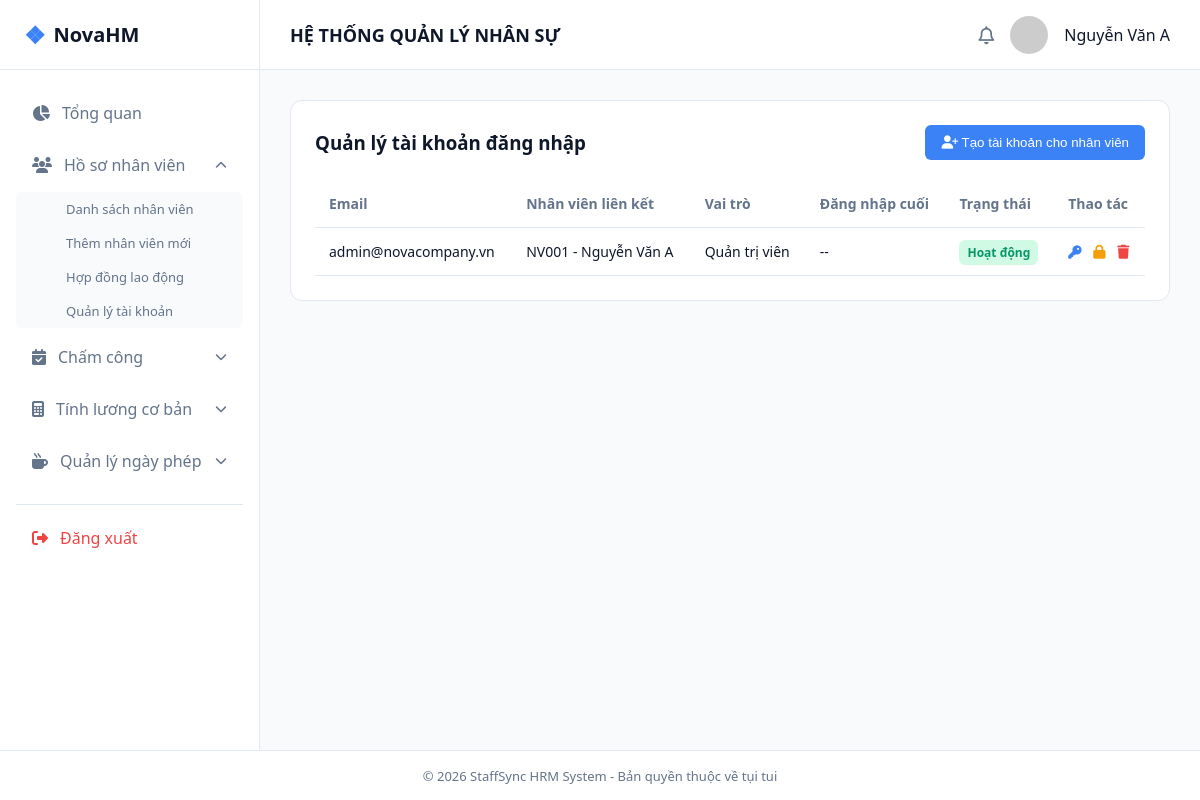
Page /taikhoan.php (signed in) on the committed database.
### tables this page shows
CREATE TABLE nguoi_dung (
    id            INT AUTO_INCREMENT PRIMARY KEY,
    id_nv         INT NULL,                  
    email         VARCHAR(100) NOT NULL UNIQUE,
    mat_khau_hash VARCHAR(255) NOT NULL,      
    id_vai_tro    INT NOT NULL,
    trang_thai    ENUM('Hoạt động','Khoá') DEFAULT 'Hoạt động',
    lan_dang_nhap_cuoi DATETIME NULL,
    token_reset_mk     VARCHAR(255) NULL,    
    token_het_han      DATETIME NULL,
    ngay_tao      DATETIME DEFAULT CURRENT_TIMESTAMP,
    FOREIGN KEY (id_nv) REFERENCES nhan_vien(id) ON DELETE SET NULL,
    FOREIGN KEY (id_vai_tro) REFERENCES vai_tro(id)
);

CREATE TABLE nhan_vien (
    id               INT AUTO_INCREMENT PRIMARY KEY,
    ma_nv            VARCHAR(20) NOT NULL UNIQUE,       
    ho_ten           VARCHAR(100) NOT NULL,
    ngay_sinh        DATE,
    gioi_tinh        ENUM('Nam','Nữ','Khác') DEFAULT 'Nam',
    cccd             VARCHAR(20),
    dia_chi          VARCHAR(255),
    sdt              VARCHAR(20),
    email            VARCHAR(100) UNIQUE,
    id_phong_ban     INT,
    id_chuc_vu       INT,
    ngay_vao_lam     DATE,
    ngay_nghi_viec   DATE NULL,
    trang_thai_lam_viec ENUM('Thử việc','Chính thức','Nghỉ việc') DEFAULT 'Thử việc',
    anh_dai_dien     VARCHAR(255),
    ngay_tao         DATETIME DEFAULT CURRENT_TIMESTAMP,
    ngay_cap_nhat    DATETIME DEFAULT CURRENT_TIMESTAMP ON UPDATE CURRENT_TIMESTAMP,
    FOREIGN KEY (id_phong_ban) REFERENCES phong_ban(id) ON DELETE SET NULL,
    FOREIGN KEY (id_chuc_vu) REFERENCES chuc_vu(id) ON DELETE SET NULL
);

CREATE TABLE vai_tro (
    id         INT AUTO_INCREMENT PRIMARY KEY,
    ma_vai_tro VARCHAR(30) NOT NULL UNIQUE,   
    ten_vai_tro VARCHAR(100) NOT NULL
);

### includes/auth.php (called while the page is built, shortened)
<?php
$currentUser = [
    'id'       => $_SESSION['user_id'],
    'ten'      => $_SESSION['user_name']  ?? 'Người dùng',
    'vai_tro'  => $_SESSION['user_role']  ?? 'NHANVIEN',
    'id_nv'    => $_SESSION['id_nv']      ?? null,
];

### taikhoan.php (the view, shortened to what this page needs)
<?php
require_once __DIR__ . '/includes/auth.php';
$dsTaiKhoan = $pdo->query("
    SELECT nd.id, nd.email, nd.trang_thai, nd.lan_dang_nhap_cuoi,
           vt.ten_vai_tro, nv.ma_nv, nv.ho_ten
    FROM nguoi_dung nd
    JOIN vai_tro vt ON vt.id = nd.id_vai_tro
    LEFT JOIN nhan_vien nv ON nv.id = nd.id_nv
    ORDER BY nd.id DESC
")->fetchAll();
function badgeTaiKhoan($tt) {
    return $tt === 'Hoạt động'
        ? '<span class="badge badge-success">Hoạt động</span>'
        : '<span class="badge" style="background-color:#fef2f2;color:#ef4444;">Khoá</span>';
}
require __DIR__ . '/includes/header.php';
?>
            <section class="data-section">
                <div class="section-header">
                    <h3>Quản lý tài khoản đăng nhập</h3>
                    <button class="btn-primary" onclick="document.getElementById('formTaoTK').style.display='block'">
                        <i class="fa-solid fa-user-plus"></i> Tạo tài khoản cho nhân viên
                    </button>
                </div>
                <table class="data-table">
                    <thead>
                        <tr><th>Email</th><th>Nhân viên liên kết</th><th>Vai trò</th><th>Đăng nhập cuối</th><th>Trạng thái</th><th>Thao tác</th></tr>
                    </thead>
                    <tbody>
                        <?php foreach ($dsTaiKhoan as $tk): ?>
                        <tr>
                            <td><?= htmlspecialchars($tk['email']) ?></td>
                            <td><?= $tk['ma_nv'] ? htmlspecialchars($tk['ma_nv'].' - '.$tk['ho_ten']) : '<span style="color:#94a3b8;">Tài khoản hệ thống</span>' ?></td>
                            <td><?= htmlspecialchars($tk['ten_vai_tro']) ?></td>
                            <td><?= $tk['lan_dang_nhap_cuoi'] ? date('d/m/Y H:i', strtotime($tk['lan_dang_nhap_cuoi'])) : '--' ?></td>
                            <td><?= badgeTaiKhoan($tk['trang_thai']) ?></td>
                            <td style="white-space:nowrap;">
                                <button type="button" onclick="document.getElementById('reset-<?= $tk['id'] ?>').style.display='flex'"
                                        style="border:none;background:none;color:#3b82f6;cursor:pointer;margin-right:8px;" title="Đặt lại mật khẩu">
                                    <i class="fa-solid fa-key"></i>
                                </button>
                                <?php if ($tk['trang_thai'] === 'Hoạt động'): ?>
                                <a href="taikhoan.php?khoa=<?= $tk['id'] ?>" style="color:#f59e0b;margin-right:8px;" title="Khoá tài khoản"
                                   onclick="return confirm('Khoá tài khoản này?');"><i class="fa-solid fa-lock"></i></a>
                                <?php else: ?>
                                <a href="taikhoan.php?mokhoa=<?= $tk['id'] ?>" style="color:#10b981;margin-right:8px;" title="Mở khoá"><i class="fa-solid fa-lock-open"></i></a>
                                <?php endif; ?>
                                <a href="taikhoan.php?xoa=<?= $tk['id'] ?>" style="color:#ef4444;" title="Xoá tài khoản"
                                   onclick="return confirm('Xoá tài khoản <?= htmlspecialchars(addslashes($tk['email'])) ?>?');"><i class="fa-solid fa-trash"></i></a>
                            </td>
                        </tr>
                        <?php endforeach; ?>
                    </tbody>
                </table>
            </section>
<?php require __DIR__ . '/includes/footer.php'; ?>

### includes/header.php (shortened to what this page needs)
<?php
$currentFile = basename($_SERVER['PHP_SELF']);
$menuGroups = [
    'nhanvien' => ['danhsachnhanvien.php', 'themnhanvien.php', 'hopdong.php', 'taikhoan.php'],
    'chamcong' => ['bangchamcong.php', 'lichsuravao.php'],
    'luong'    => ['bangtinhluongthang.php', 'cauhinhluong.php'],
    'phep'     => ['duyetdonphep.php', 'quyphepnam.php'],
];
function isOpen($group, $file, $groups) {
    return in_array($file, $groups[$group]) ? ' open' : '';
}
function isActive($file, $current) {
    return $file === $current ? ' active' : '';
}
$soDonChoDuyet = 0;
try {
    $soDonChoDuyet = (int)$pdo->query("SELECT COUNT(*) FROM don_nghi_phep WHERE trang_thai='Chờ duyệt'")->fetchColumn();
} catch (Exception $e) {  }
?>
<!DOCTYPE html>
<html lang="vi">
<head>
    <link rel="stylesheet" href="asset/style.css">
    <link rel="stylesheet" href="https://cdnjs.cloudflare.com/ajax/libs/font-awesome/6.4.0/css/all.min.css">
</head>
<body>
    <div class="layout-container">
        <a href="index.php" class="area-logo">
            <span class="logo-icon">❖</span> NovaHM
        </a>
        <header class="area-header">
            <div class="header-title">
                <h2>HỆ THỐNG QUẢN LÝ NHÂN SỰ</h2>
            </div>
            <div class="user-profile">
                <i class="fa-regular fa-bell icon-btn" title="<?= $soDonChoDuyet ?> đơn phép chờ duyệt"></i>
                <img src="https://ui-avatars.com/api/?name=<?= urlencode($currentUser['ten']) ?>&background=3b82f6&color=fff" alt="Avatar" class="avatar">
                <span class="user-name"><?= htmlspecialchars($currentUser['ten']) ?></span>
            </div>
        </header>
        <aside class="area-left">
            <ul class="menu-list">
                <li class="menu-item<?= isActive('index.php', $currentFile) ?>">
                    <a href="index.php"><i class="fa-solid fa-chart-pie"></i> <span>Tổng quan</span></a>
                </li>
                <li class="menu-item has-submenu<?= isOpen('nhanvien', $currentFile, $menuGroups) ?>">
                    <a href="javascript:void(0)" class="menu-toggle">
                        <i class="fa-solid fa-users"></i><span>Hồ sơ nhân viên</span>
                        <i class="fa-solid fa-chevron-down arrow"></i>
                    </a>
                    <ul class="submenu">
                        <li class="<?= trim(isActive('danhsachnhanvien.php', $currentFile)) ?>"><a href="danhsachnhanvien.php">Danh sách nhân viên</a></li>
                        <li class="<?= trim(isActive('themnhanvien.php', $currentFile)) ?>"><a href="themnhanvien.php">Thêm nhân viên mới</a></li>
                        <li class="<?= trim(isActive('hopdong.php', $currentFile)) ?>"><a href="hopdong.php">Hợp đồng lao động</a></li>
                        <li class="<?= trim(isActive('taikhoan.php', $currentFile)) ?>"><a href="taikhoan.php">Quản lý tài khoản</a></li>
                    </ul>
                </li>
                <li class="menu-item has-submenu<?= isOpen('chamcong', $currentFile, $menuGroups) ?>">
                    <a href="javascript:void(0)" class="menu-toggle">
                        <i class="fa-solid fa-calendar-check"></i><span>Chấm công</span>
                        <i class="fa-solid fa-chevron-down arrow"></i>
                    </a>
                </li>
                <li class="menu-item has-submenu<?= isOpen('luong', $currentFile, $menuGroups) ?>">
                    <a href="javascript:void(0)" class="menu-toggle">
                        <i class="fa-solid fa-calculator"></i><span>Tính lương cơ bản</span>
                        <i class="fa-solid fa-chevron-down arrow"></i>
                    </a>
                </li>
                <li class="menu-item has-submenu<?= isOpen('phep', $currentFile, $menuGroups) ?>">
                    <a href="javascript:void(0)" class="menu-toggle">
                        <i class="fa-solid fa-mug-hot"></i><span>Quản lý ngày phép</span>
                        <i class="fa-solid fa-chevron-down arrow"></i>
                    </a>
                </li>
                <li class="menu-item border-top">
                    <a href="logout.php" class="text-danger"><i class="fa-solid fa-right-from-bracket"></i> <span>Đăng xuất</span></a>
                </li>
            </ul>
        </aside>
        <main class="area-main">

### asset/style.css (style rules this page uses)
:root { --primary: #3b82f6; --primary-hover: #2563eb; --bg-main: #f8fafc; --bg-white: #ffffff; --text-dark: #0f172a; --text-muted: #64748b; --border: #e2e8f0; }
* { box-sizing: border-box; margin: 0; padding: 0; }
body { font-family: 'Segoe UI', system-ui, sans-serif; background-color: var(--bg-main); color: var(--text-dark); }
.layout-container { display: grid; grid-template-columns: 260px 1fr; grid-template-rows: 70px 1fr 50px; grid-template-areas: "logo header" "left main" "footer footer"; min-height: 100vh; }
.area-logo { grid-area: logo; background-color: var(--bg-white); border-right: 1px solid var(--border); border-bottom: 1px solid var(--border); display: flex; align-items: center; padding: 0 24px; font-size: 20px; font-weight: 700; color: var(--text-dark); gap: 10px; }
.logo-icon { color: var(--primary); font-size: 24px; }
.area-header { grid-area: header; background-color: var(--bg-white); border-bottom: 1px solid var(--border); display: flex; justify-content: space-between; align-items: center; padding: 0 30px; }
.header-title h2 { font-size: 18px; color: var(--text-dark); font-weight: 600; }
.user-profile { display: flex; align-items: center; gap: 16px; }
.avatar { width: 38px; height: 38px; border-radius: 50%; }
.icon-btn { font-size: 18px; color: var(--text-muted); cursor: pointer; }
.area-left { grid-area: left; background-color: var(--bg-white); border-right: 1px solid var(--border); padding: 20px 16px; }
.menu-list { list-style: none; }
.menu-item { margin-bottom: 6px; }
.menu-item a { display: flex; align-items: center; gap: 12px; padding: 12px 16px; color: var(--text-muted); text-decoration: none; font-weight: 500; border-radius: 8px; transition: all 0.2s; }
.menu-item .arrow { margin-left: auto; font-size: 12px; transition: transform 0.3s ease; }
.submenu { display: none; list-style: none; padding-left: 38px; background-color: #f8fafc; border-radius: 6px; margin-top: 4px; }
.submenu li a { padding: 8px 12px; font-size: 13px; color: var(--text-muted); }
.menu-item.open .submenu { display: block; }
.menu-item.open .arrow { transform: rotate(180deg); }
.border-top { border-top: 1px solid var(--border); margin-top: 20px; padding-top: 10px; }
.text-danger { color: #ef4444 !important; }
.area-main { grid-area: main; padding: 30px; overflow-y: auto; }
.data-section { background-color: #fff; border-radius: 12px; border: 1px solid var(--border); padding: 24px; }
.section-header { display: flex; justify-content: space-between; align-items: center; margin-bottom: 20px; }
.btn-primary { background-color: var(--primary); color: #fff; border: none; padding: 10px 16px; border-radius: 6px; cursor: pointer; font-weight: 500; }
.data-table { width: 100%; border-collapse: collapse; text-align: left; }
.data-table th, .data-table td { padding: 14px; border-bottom: 1px solid var(--border); font-size: 14px; }
.data-table th { color: var(--text-muted); font-weight: 600; }
.badge { padding: 4px 8px; border-radius: 6px; font-size: 12px; font-weight: 600; }
.badge-success { background-color: #d1fae5; color: #059669; }
a.area-logo { text-decoration: none; color: inherit; display: flex; align-items: center; gap: 8px; }

### rows in the picture
nguoi_dung: id_nv.ho_ten "Nguyễn Văn A", email "admin@novacompany.vn", id_nv.ho_ten "NV001 - Nguyễn Văn A", id_vai_tro.ten_vai_tro "Quản trị viên", trang_thai "Hoạt động"
